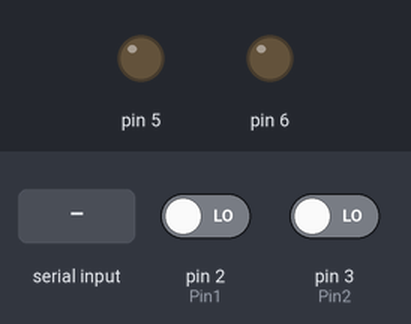
Simulated run of this sketch. Board: Arduino Uno, built with avr-gcc and run on an emulated ATmega328P. Parts: output pins drawn as LEDs (lit = HIGH). Inputs (shaded band) come from the test bench; at power-on: pin 2 (Pin1) LOW, pin 3 (Pin2) LOW. What the sketch prints to the serial monitor is not drawn.

Above: at 0.9 s.
1.0 s: "90,45,200\n" received over Serial
At 2.3 s:
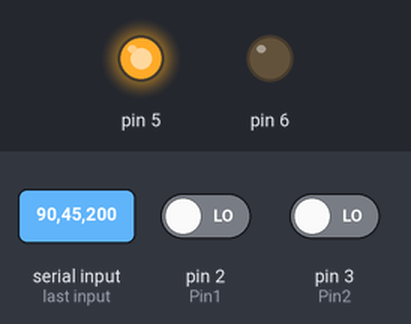
3.5 s: "1,90\n" received over Serial
At 5.4 s:
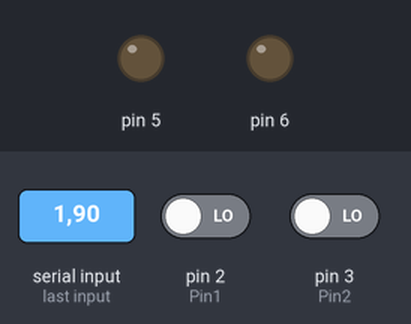
6.0 s: pin 2 (Pin1) driven HIGH
At 6.5 s:
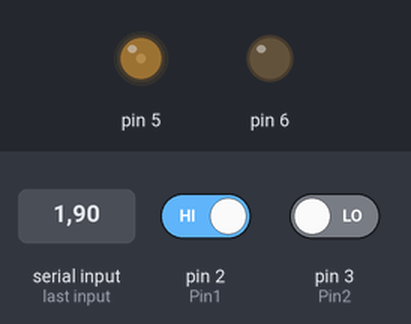
7.5 s: pin 2 (Pin1) driven LOW
At 8.7 s:
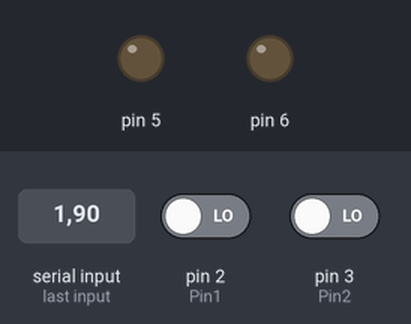
9.0 s: "30,150\n" received over Serial
At 10.0 s:
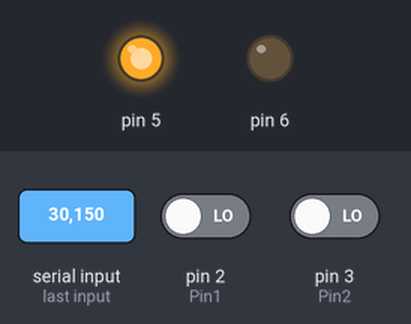
Timing chart, 0 to 11.5 s (numbered marks = the images above; inputs shaded):
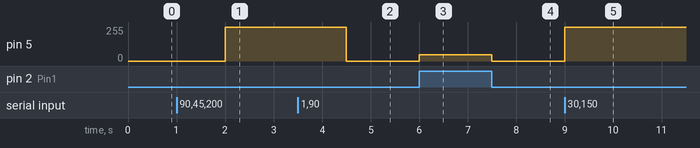

Measured:
- after the input at 1.0 s, pin 5: 0/255 → 255/255 after 1.0 s
- after the input at 3.5 s, pin 5: 255/255 → 0/255 after 1.0 s
- after the input at 6.0 s, pin 5: 0/255 → 46/255 at once
- after the input at 7.5 s, pin 5: 46/255 → 0/255 at once
- after the input at 9.0 s, pin 5: 0/255 → 255/255 at once

The sketch:

PID.ino
```cpp
//Used microcontroller to control the movement of a mechanical axis


const int Pin1 =  2;
const int Pin2 =  3;
float e_pres = 0, e_prev, Kp, Ki, Kd, teta_d, teta, t0, U, P, I, D;
int i,encoder = 0;

void setup() {
  Serial.begin(2000000);
  attachInterrupt(0, NumOfPulse_CHA, CHANGE);
  pinMode(2, INPUT);
  pinMode(3, INPUT);
  pinMode(5, OUTPUT);
  pinMode(6, OUTPUT);
  Serial.println("Enter teta_d, Kp, Ki, Kd");
  while (Serial.available() == 0);
  teta_d = Serial.parseInt();
  Kp = Serial.parseFloat();
  Ki = Serial.parseFloat();
  Kd = Serial.parseFloat() * 10000;
}

void NumOfPulse_CHA() {
    if(digitalRead(Pin1)) {
      if(digitalRead(Pin2)) {
          encoder++;
      }
      else {
         encoder--;
      }
    }
    else {
      if(digitalRead(Pin2)) {
          encoder--;
      }
      else {
         encoder++;
      }
    }
}

void loop() {
  if(Serial.available()) {
      teta_d = Serial.parseInt();
      t0 = millis();
  }
  teta = encoder*0.19125;
  e_prev = e_pres;
  e_pres = teta_d - teta;

  P = Kp * e_pres;
  I = Ki * e_pres;
  D = Kd * (e_pres - e_prev);
  U = P + I + D;
  if(U >= 0) {
    U = min(U, 255);
    analogWrite(5, U);
    analogWrite(6, 0);
  }
  else {
    U = abs(U);
    U = min(U, 255);
    analogWrite(6, U);
    analogWrite(5, 0);
  }
  //Serial.println(U);
  if((millis() - t0) < 1000) {
    Serial.print(millis());
    Serial.print('\t');
    Serial.println(teta);
  }
}
```
